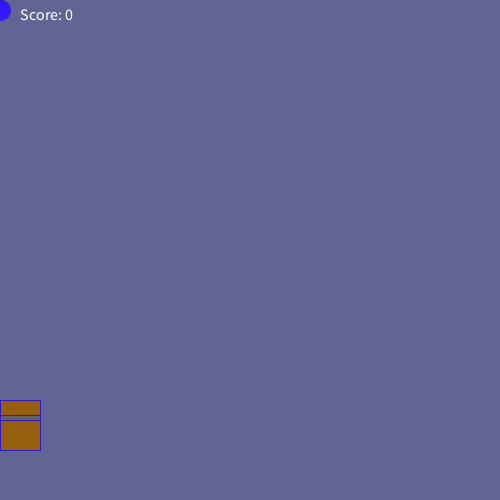
Frame 1 (no input)
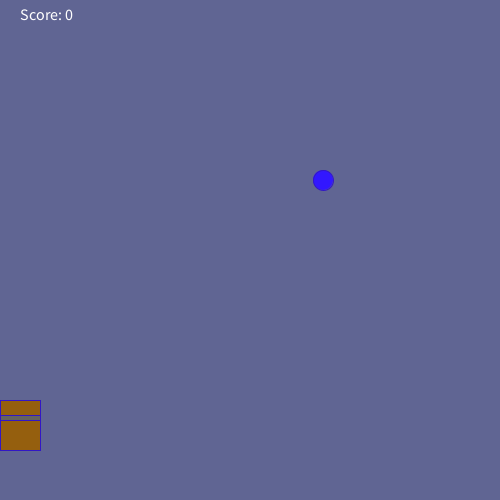
Frame 60 (the mouse pressed at the canvas centre just before this capture)
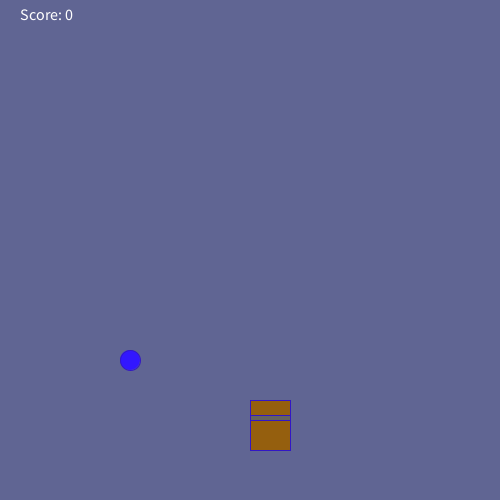
Frame 120 (the mouse held since frame 60 and released just before this capture)

The Processing sketch that drew these frames (run headless with seeded random() and noise(); from frame 60 on, the mouse is pressed at the canvas centre):

// Processing sketch: rain
// ── rain.pde
int dotY=0;
int dotX;
int score=0;
void setup(){
 size(500,500); 
}

void draw(){
 background(96,101, 147);
 
 dotY=dotY+10;
 
 
 if(dotY==420){
    checkCatch(dotX);
      dotY=0;
      dotX=(int)random(1, 500);
      
    }
 
    fill(50, 23,255);
    stroke(50, 23, 198);
    ellipse(dotX, dotY, 20, 20);
    
    fill(149, 95, 14);
    rect(mouseX, 400, 40, 50);
    fill(100,98,95);
    rect(mouseX, 415, 40, 5);
    
      fill(255, 255, 255);
    textSize(16);
    text("Score: " + score, 20, 20);
    
}

void checkCatch(int x){
         if (x > mouseX && x < mouseX+40)
            score++;
         
        println("Your score is now: " + score);
    }
